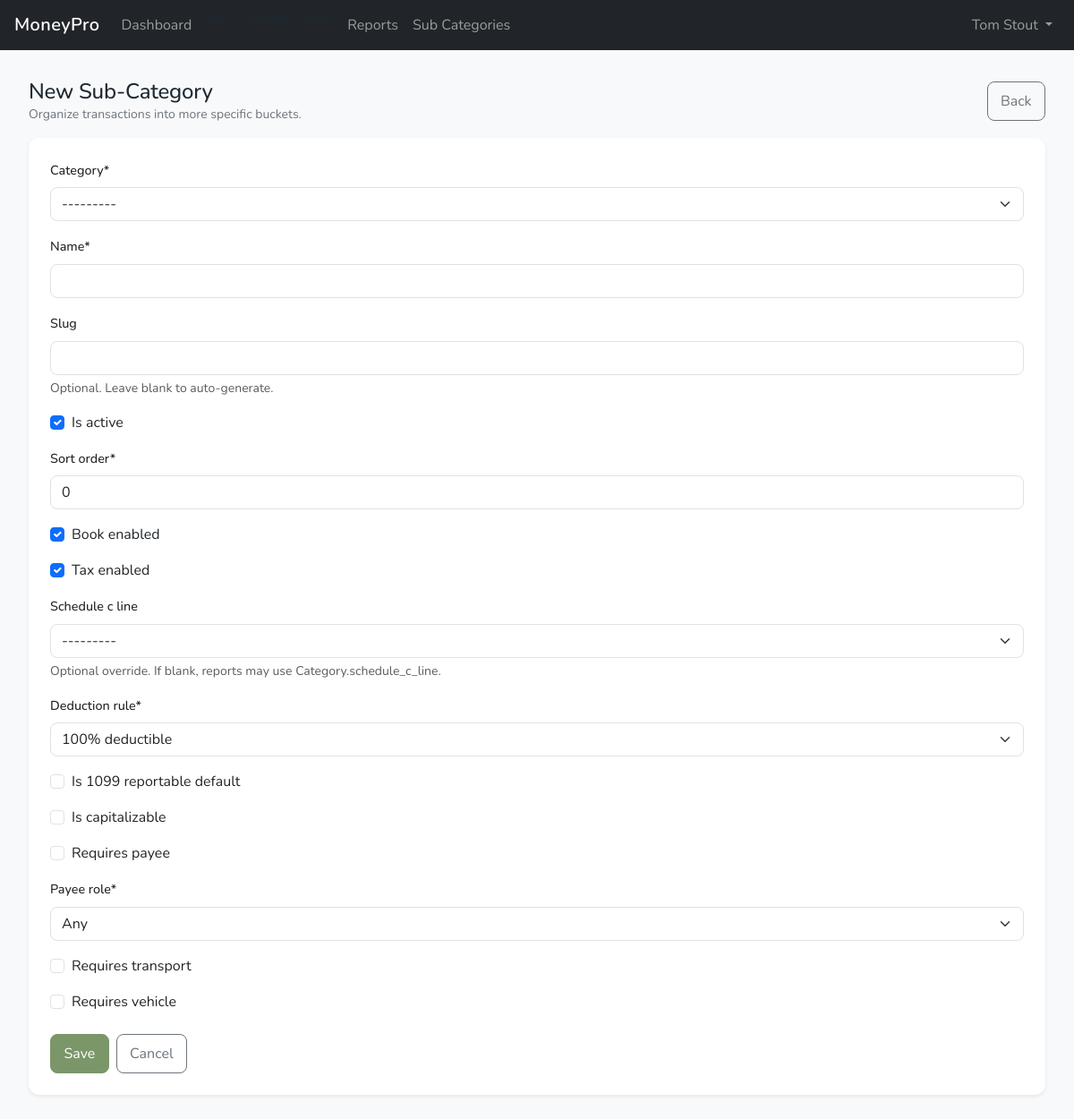
The app's page /subcategories/new/ (signed in) with its own data.
### ledger/models.py (models this page shows, shortened)
class Category(BusinessOwnedModelMixin):
    class CategoryType(models.TextChoices):
        INCOME = "income", "Income"
        EXPENSE = "expense", "Expense"
    class ScheduleCLine(models.TextChoices):
        GROSS_RECEIPTS = "gross_receipts", "1"
        RETURNS_ALLOWANCES = "returns_allowances", "2"
        ADVERTISING = "advertising", "8"
        CAR_TRUCK = "car_truck", "9"
        COMMISSIONS_FEES = "commissions_fees", "10"
        CONTRACT_LABOR = "contract_labor", "11"
        DEPLETION = "depletion", "12"
        DEPRECIATION = "depreciation", "13"
        EMPLOYEE_BENEFITS = "employee_benefits", "14"
        INSURANCE = "insurance", "15"
        INTEREST_MORTGAGE = "interest_mortgage", "16a"
        INTEREST_OTHER = "interest_other", "16b"
        LEGAL_PRO = "legal_pro", "17"
        OFFICE = "office", "18"
        PENSION_PROFIT = "pension_profit_sharing", "19"
        RENT_LEASE_VEHICLES = "rent_lease_vehicles", "20a"
        RENT_LEASE_OTHER = "rent_lease_other", "20b"
        REPAIRS = "repairs", "21"
        SUPPLIES = "supplies", "22"
        TAXES_LICENSES = "taxes_licenses", "23"
        TRAVEL = "travel", "24a"
        MEALS = "meals", "24b"
        UTILITIES = "utilities", "25"
        WAGES = "wages", "26"
        ENERGY_EFFICIENT = "energy_efficient_buildings", "27a"
        OTHER_EXPENSES_V = "other_expenses_part_v", "27b"
    schedule_c_line = models.CharField(
        max_length=30,
        choices=ScheduleCLine.choices,
        blank=True,
        default="",
    )
    name              = models.CharField(max_length=80)
    slug              = models.SlugField(max_length=120, blank=True)
    category_type     = models.CharField(max_length=10, choices=CategoryType.choices)
    is_active         = models.BooleanField(default=True)
    sort_order        = models.PositiveIntegerField(default=0)
    book_reports      = models.BooleanField(default=True)
    tax_reports       = models.BooleanField(default=True)
    report_group      = models.CharField(max_length=60, blank=True, default="")
    class Meta:
        ordering = ["category_type", "sort_order", "name"]
        constraints = [
            models.UniqueConstraint(
                fields=["business", "name", "category_type"],
                name="uniq_category_business_name_type",
            ),
            models.UniqueConstraint(
                fields=["business", "category_type", "slug"],
                name="uniq_category_business_type_slug",
            ),
        ]
    def __str__(self) -> str:
        return f"{self.get_category_type_display()}: {self.name}"

### ledger/views.py (the view, shortened to what this page needs)
# urls.py: path("subcategories/new/", SubCategoryCreateView.as_view(), name="subcategory_create"),
class SubCategoryCreateView(LoginRequiredMixin, CreateView):
    model = SubCategory
    form_class = SubCategoryForm
    template_name = "ledger/subcategories/subcategory_form.html"
    success_url = reverse_lazy("ledger:subcategory_list")
    def get_form_kwargs(self):
        kwargs = super().get_form_kwargs()
        kwargs["business"] = self.request.business
        return kwargs

### ledger/templates/ledger/subcategories/subcategory_form.html (shortened to what this page needs)
{% extends "index.html" %}
{% load crispy_forms_tags %}
{% block content %}
<div class="container-fluid px-2 px-md-3 py-3">
  <div class="d-flex justify-content-between align-items-center mb-3">
    <div>
      <h1 class="h4 mb-0">{% if object %}Edit Sub-Category{% else %}New Sub-Category{% endif %}</h1>
      <div class="text-muted small">Organize transactions into more specific buckets.</div>
    </div>
    <a class="btn btn-outline-secondary" href="{% url 'ledger:subcategory_list' %}">Back</a>
  </div>
  <div class="card shadow-sm">
    <div class="card-body p-3 p-md-4">
      <form method="post" novalidate>
        {{ form|crispy }}
        <div class="d-flex gap-2 mt-4">
          <button class="btn btn-primary" type="submit">Save</button>
          <a class="btn btn-outline-secondary" href="{% url 'ledger:subcategory_list' %}">Cancel</a>
        </div>
      </form>
    </div>
  </div>
</div>
{% endblock %}

### templates/partials/navbar.html (shortened to what this page needs)
{% load static %}
<nav class="navbar navbar-expand-lg navbar-dark bg-dark">
  <div class="container-fluid px-2 px-md-3">
    <a class="navbar-brand fw-semibold" href="/">MoneyPro</a>
    <div class="collapse navbar-collapse" id="mainNavbar">
      <ul class="navbar-nav me-auto mb-2 mb-lg-0">
        {% if user.is_authenticated %}
          {% with current_url_name=request.resolver_match.url_name current_ns=request.resolver_match.namespace %}
            <li class="nav-item">
              <a class="nav-link {% if current_ns == 'dashboard' and current_url_name == 'home' %}active{% endif %}"
                 href="{% url 'dashboard:home' %}">
                Dashboard
              </a>
            </li>
          {% endwith %}
        {% endif %}
        <li>
          <a class="dropdown-item" href="{% url 'vehicles:yearly_mileage_report' %}">Yearly Mileage Report</a>
        </li>
        <li>
          <a class="nav-link" href="{% url 'reports:home' %}">Reports</a>
        </li>
                <li>
          <a class="nav-link" href="{% url 'ledger:subcategory_list' %}">Sub Categories</a>
        </li>
      </ul>
      <ul class="navbar-nav ms-auto mb-2 mb-lg-0">
        {% if user.is_authenticated %}
          <li class="nav-item dropdown">
            <a class="nav-link dropdown-toggle" href="#"
               id="userMenu" role="button"
               data-bs-toggle="dropdown" aria-expanded="false">
              {{ user.get_full_name|default:user.email|default:user.get_username }}
            </a>
          </li>
        {% else %}
          <li class="nav-item">
            <a class="nav-link" href="{% url 'account_login' %}">Sign in</a>
          </li>
        {% endif %}
      </ul>
    </div>
  </div>
</nav>

### static/css/main.css (style rules this page uses)
:root { --color-primary: #7B9669; --color-secondary: #2C4C5C; --color-success: #3C9EA4; --color-danger: #D6794D; --color-warning: #DDB05E; --color-info: #BAC8B1; --color-bg: #f8f9fa; --color-surface: #ffffff; --color-text: #1f2933; --color-muted: #6c757d; --radius-sm: 0.375rem; --radius-md: 0.5rem; --radius-lg: 0.75rem; --shadow-sm: 0 1px 2px rgba(0,0,0,.05); --shadow-md: 0 4px 10px rgba(0,0,0,.08); }
body { font-family: "Nunito", -apple-system, BlinkMacSystemFont, "Segoe UI", Roboto, Helvetica, Arial, sans-serif; font-optical-sizing: auto; font-weight: 400; font-style: normal; background-color: var(--color-bg); color: var(--color-text); -webkit-font-smoothing: antialiased; -moz-osx-font-smoothing: grayscale; }
h1, h2, h3, h4, h5, h6 { font-weight: 600; letter-spacing: -0.01em; color: var(--color-text); }
h1 { font-size: 1.5rem; }
a { color: var(--color-primary); text-decoration: none; }
.btn-primary { --bs-btn-bg: var(--color-primary); --bs-btn-border-color: var(--color-primary); --bs-btn-hover-bg: color-mix(in srgb, var(--color-primary), #000 10%); --bs-btn-hover-border-color: color-mix(in srgb, var(--color-primary), #000 10%); }
.btn { padding: 0.55rem 0.9rem; border-radius: var(--radius-md); }
.card { border-radius: var(--radius-lg); border: none; box-shadow: var(--shadow-sm); }
.form-control, .form-select { border-radius: var(--radius-md); }
.form-label { font-weight: 500; font-size: 0.9rem; }
.navbar-brand { font-weight: 700; letter-spacing: 0.02em; }
.text-muted { color: var(--color-muted) !important; }
@media (min-width: 768px) { h1 { font-size: 1.75rem; } }

### records on screen
Category: is_active "☑", sort_order "0", schedule_c_line "---------"

### other values on screen
{{ user.get_full_name|default:user.email|default:user.get_username }} "Tom Stout"
